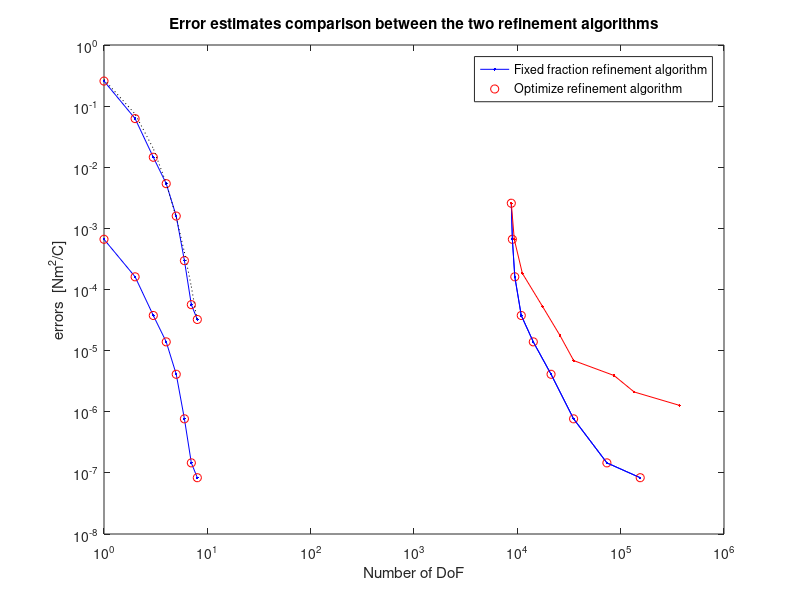

This chart was generated by the following MATLAB code:
%% Fixed Fraction

clear; close all; clc;

global_error = [0.00257948 0.00066308 0.000161263 3.75914e-05 1.39086e-05 4.10352e-06 7.66208e-07 1.45803e-07 8.33394e-08];

local_error = [0.00257953 0.00066309 0.000161264 3.75917e-05 1.39088e-05 4.10365e-06 7.66198e-07 1.45792e-07 8.3385e-08];

n_dof= [8741 8951 9451 10916 14267 21200 35017 73580 154548];

n_refinement_cycles = 0:8;

plot(n_refinement_cycles,global_error,".-b")
hold on
plot(n_refinement_cycles,local_error,"or")
legend("Global error", "Global error as sum of local contributions")
xlabel("Number of refinements")
ylabel("errors  [Nm^2/C]")
title("Error estimates")

%%
close all

semilogy(n_refinement_cycles,global_error./global_error(1),".-b")
hold on
semilogy(n_refinement_cycles,local_error./local_error(1),"or")

semilogy(n_refinement_cycles,exp(-1.3*n_refinement_cycles),':k')

legend("Global error", "Global error as sum of local contributions","e^{-1.3 n}")
xlabel("Number of refinements")
ylabel("errors  [Nm^2/C]")
title("Error estimates in logaritmic scale")


%%
close all;

loglog(n_dof,global_error,".-b")
hold on
loglog(n_dof,local_error,"or")
legend("Global error", "Global error as sum of local contributions")
xlabel("Number of DoF")
ylabel("errors  [Nm^2/C]")
title("Error estimates")


%% Comparison between two grid refinment algorithms
close all; clear; clc;

n_dof_fraction = [8741 8951 9451 10916 14267 21200 35017 73580 154548];
fraction = [0.00257948 0.00066308 0.000161263 3.75914e-05 1.39086e-05 4.10352e-06 7.66208e-07 1.45803e-07 8.33394e-08];

n_dof_optimize = [8741 9343 11183 17500 25910 35106 86317 135037 371782  ];
optimize = [0.00257948  0.00065952 0.000184072 5.30751e-05 1.76e-05 6.87238e-06 3.91509e-06 2.10714e-06 1.27066e-06 ];

loglog(n_dof_fraction,fraction,".-b")
hold on
loglog(n_dof_optimize,optimize,".-r")
legend("Fixed fraction refinement algorithm", "Optimize refinement algorithm")
xlabel("Number of DoF")
ylabel("errors  [Nm^2/C]")
title("Error estimates comparison between the two refinement algorithms")
